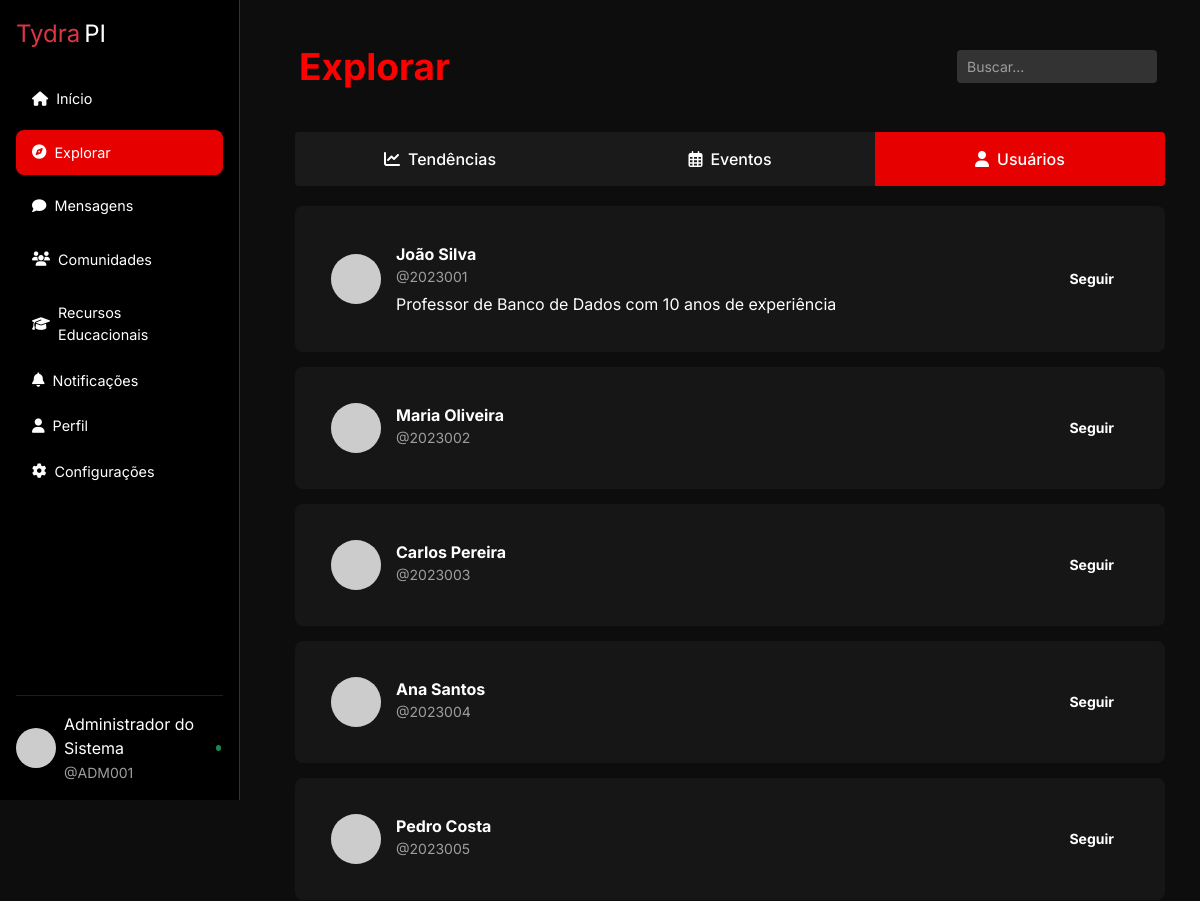
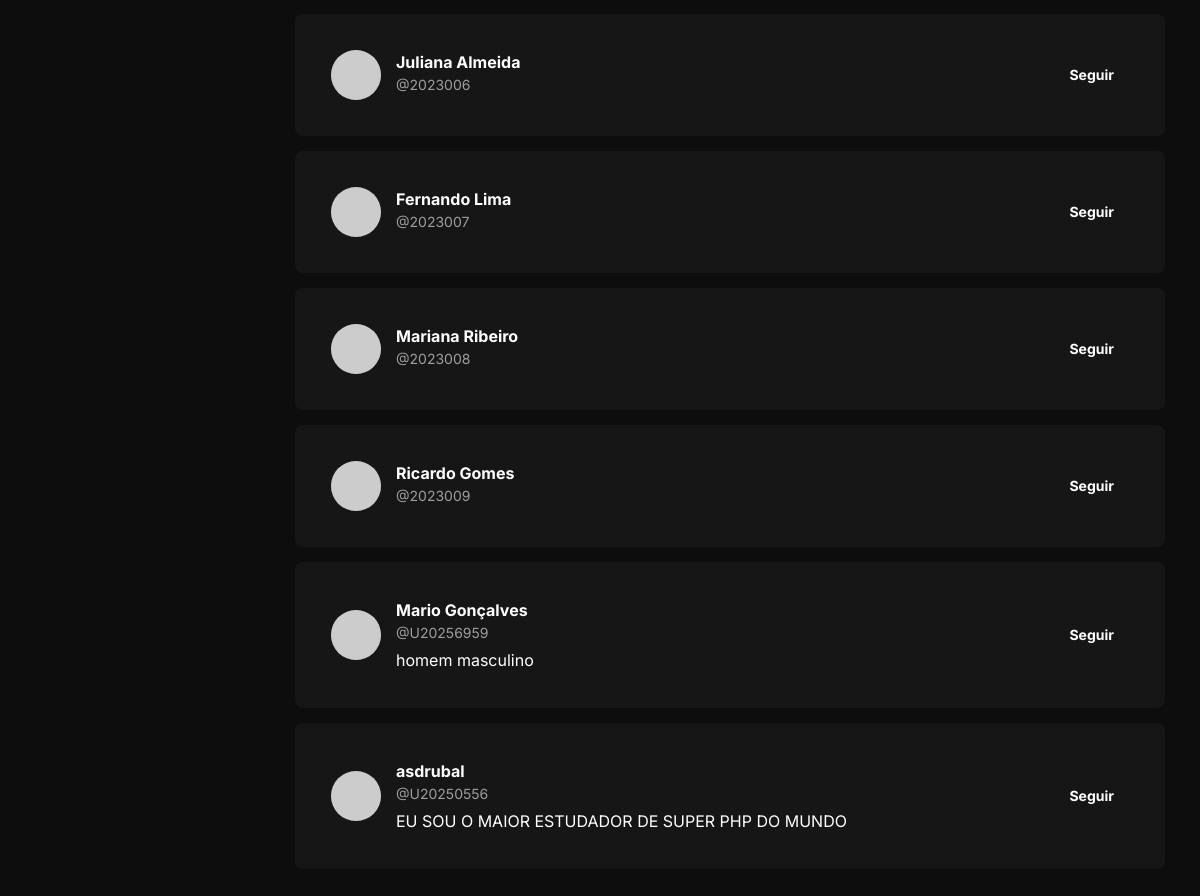
The app's page /explorar.php?tab=usuarios (signed in), older data (2 pictures, top to bottom).
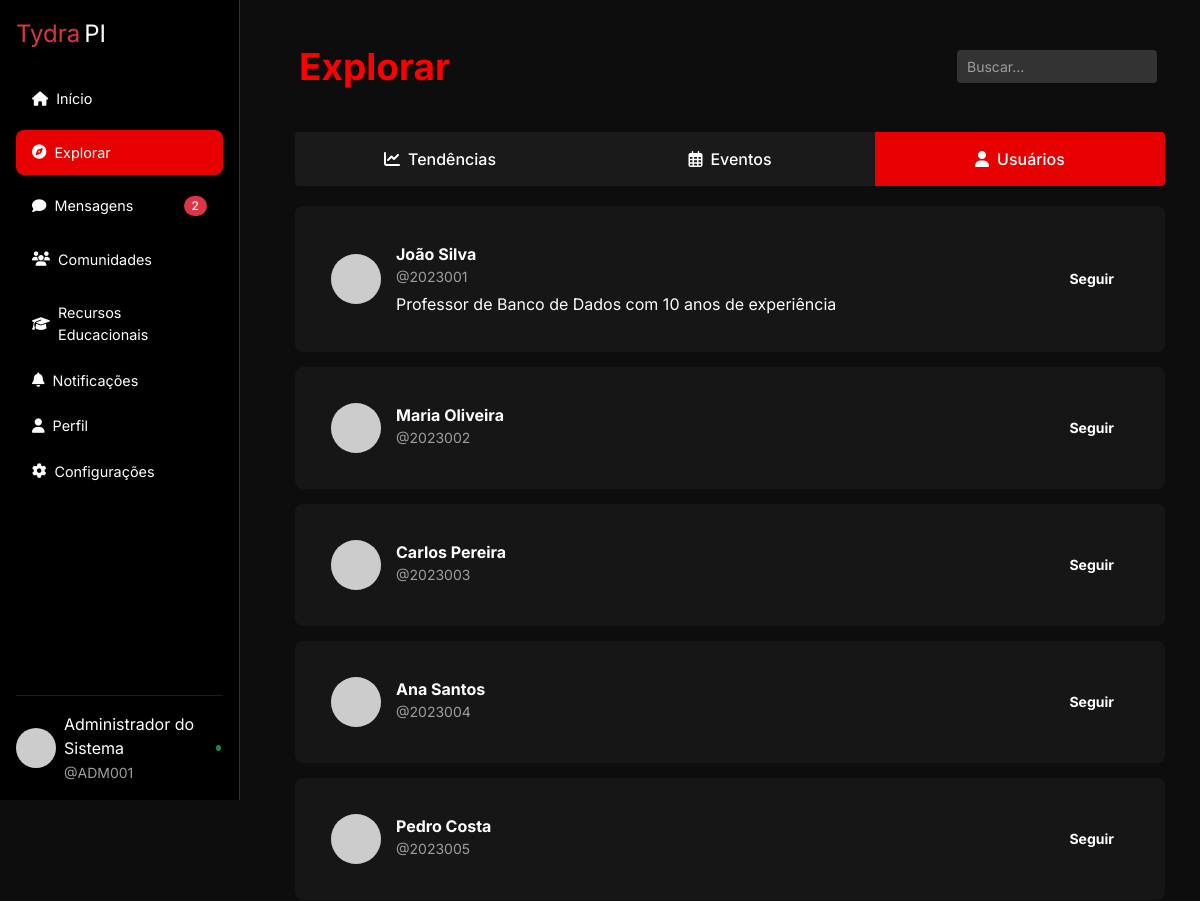
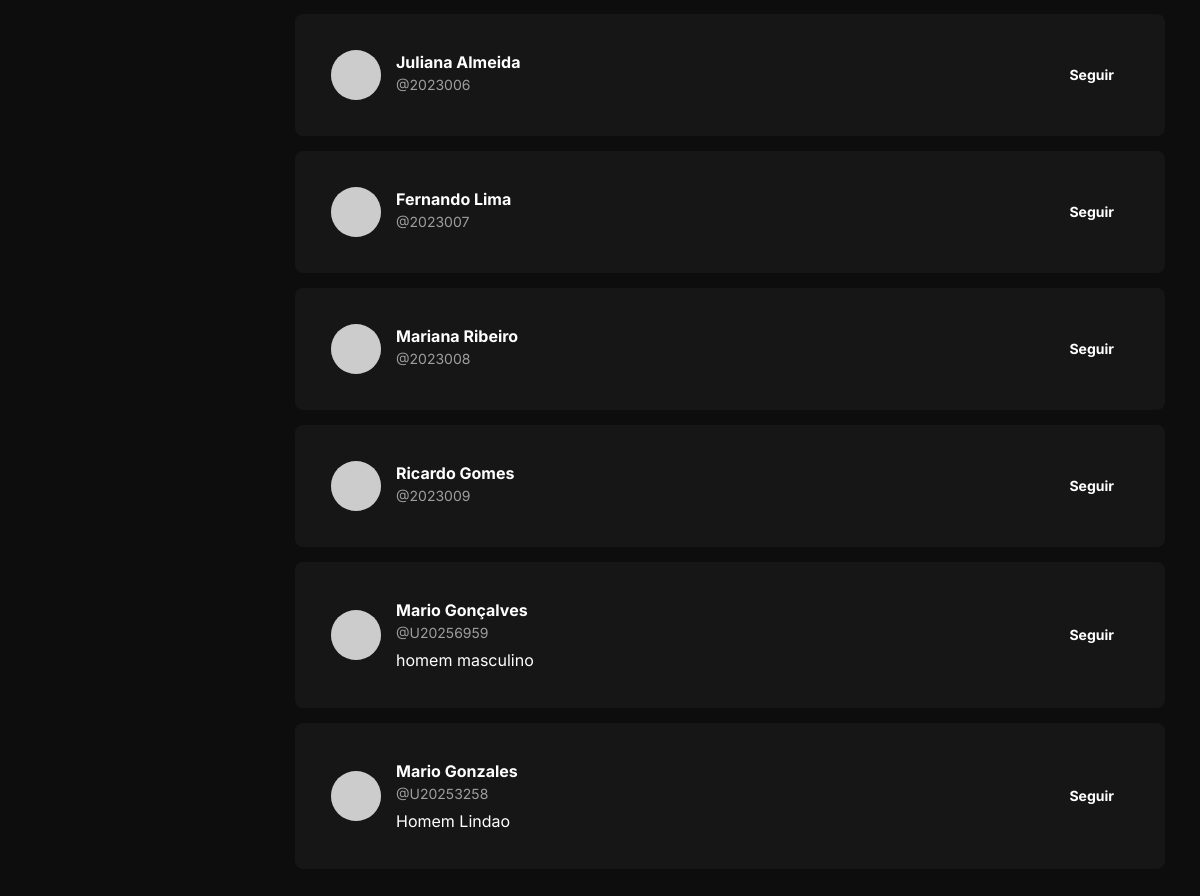
The same page, newer data (2 pictures, top to bottom).
### tables this page shows
CREATE TABLE `usuario_config` (
  `id` int(11) NOT NULL,
  `usuario_id` int(10) UNSIGNED NOT NULL,
  `bio` text DEFAULT NULL,
  `telefone` varchar(20) DEFAULT NULL,
  `created_at` timestamp NOT NULL DEFAULT current_timestamp(),
  `updated_at` timestamp NOT NULL DEFAULT current_timestamp() ON UPDATE current_timestamp()
);

CREATE TABLE `usuario` (
  `idusuario` int(10) UNSIGNED NOT NULL,
  `matricula` varchar(20) NOT NULL,
  `idade` tinyint(3) UNSIGNED NOT NULL,
  `foto` varchar(255) DEFAULT NULL,
  `email` varchar(100) NOT NULL,
  `nome` varchar(80) NOT NULL,
  `senha` varchar(255) NOT NULL,
  `data_criacao` datetime NOT NULL DEFAULT current_timestamp(),
  `status` enum('ativo','inativo') NOT NULL DEFAULT 'ativo',
  `criado_em` datetime NOT NULL DEFAULT current_timestamp(),
  `atualizado_em` datetime NOT NULL DEFAULT current_timestamp() ON UPDATE current_timestamp(),
  `admin` tinyint(1) NOT NULL DEFAULT 0
);

### functions/explorar_functions.php (called while the page is built, shortened)
<?php
function buscarUsuarios($pdo, $termoBusca = null, $usuarioAtualId, $pagina = 1, $itensPorPagina = 10) {
    $offset = ($pagina - 1) * $itensPorPagina;
    $sql = "SELECT u.idusuario, u.nome, u.matricula, u.email,
            uc.bio
            FROM usuario u
            LEFT JOIN usuario_config uc ON u.idusuario = uc.usuario_id
            WHERE u.idusuario != :usuarioAtualId
            AND u.status = 'ativo'";
    $params = [':usuarioAtualId' => $usuarioAtualId];
    $sql .= " LIMIT :offset, :limit";
    $stmt = $pdo->prepare($sql);
    foreach ($params as $key => $value) {
        $stmt->bindValue($key, $value);
    }
    $stmt->bindValue(':offset', $offset, PDO::PARAM_INT);
    $stmt->bindValue(':limit', $itensPorPagina, PDO::PARAM_INT);
    $stmt->execute();
    return $stmt->fetchAll(PDO::FETCH_ASSOC);
}
function estaSeguindo($pdo, $seguidorId, $seguidoId) {
    $sql = "SELECT COUNT(*)
            FROM usuario_seguidores
            WHERE seguidor_id = :seguidor_id AND seguido_id = :seguido_id";
    $stmt = $pdo->prepare($sql);
    $stmt->bindValue(':seguidor_id', $seguidorId, PDO::PARAM_INT);
    $stmt->bindValue(':seguido_id', $seguidoId, PDO::PARAM_INT);
    $stmt->execute();
    return $stmt->fetchColumn() > 0;
}

### functions/siderbar_functions.php (called while the page is built, shortened)
<?php
function contarMensagensNaoLidas($pdo, $usuarioId) {
    $sqlConversas = "SELECT COUNT(*) as total
                    FROM mensagens m
                    JOIN conversas c ON m.conversa_id = c.id
                    WHERE (c.usuario1_id = :usuario_id OR c.usuario2_id = :usuario_id)
                    AND m.remetente_id != :usuario_id
                    AND m.lida = 0";
    $stmt = $pdo->prepare($sqlConversas);
    $stmt->bindValue(':usuario_id', $usuarioId, PDO::PARAM_INT);
    $stmt->execute();
    $naoLidasConversas = $stmt->fetchColumn();
    $sqlGrupos = "SELECT COUNT(*) as total
                 FROM mensagens_grupo mg
                 JOIN grupo_membros gm ON mg.grupo_id = gm.grupo_id
                 WHERE gm.usuario_id = :usuario_id
                 AND mg.id > COALESCE(
                     (SELECT ultima_visualizacao
                      FROM grupo_visualizacoes
                      WHERE grupo_id = mg.grupo_id AND usuario_id = :usuario_id), 0)";
    $stmt = $pdo->prepare($sqlGrupos);
    $stmt->bindValue(':usuario_id', $usuarioId, PDO::PARAM_INT);
    $stmt->execute();
    $naoLidasGrupos = $stmt->fetchColumn();
    return $naoLidasConversas + $naoLidasGrupos;
}
?>

### explorar.php (the view, shortened to what the changed rows need)
<?php
require './functions/explorar_functions.php';
require 'includes/conexao.php';
$usuarioAtualId = isset($_SESSION['usuario_id']) ? $_SESSION['usuario_id'] : 0;
$termoBusca = isset($_GET['search']) ? trim($_GET['search']) : null;
$usuarios = buscarUsuarios($pdo, $termoBusca, $usuarioAtualId, 1, 10000);
$active_tab = isset($_GET['tab']) ? $_GET['tab'] : 'tendencias';
?>
<!DOCTYPE html>
<html lang="pt-BR">
<head>
    <link href="https://cdn.jsdelivr.net/npm/bootstrap@5.3.0-alpha1/dist/css/bootstrap.min.css" rel="stylesheet">
    <link rel="stylesheet" href="https://cdnjs.cloudflare.com/ajax/libs/font-awesome/5.15.4/css/all.min.css">
    <link rel="stylesheet" href="assets/css/style.css">
    <?php include 'includes/header.php'; ?>
</head>
<body>
    <?php include 'includes/sidebar.php' ?>
    <div class="d-flex">
        <div class="content-wrapper">
            <div class="container">
                <header class="header row">
                    <div class="col align-items-center p-3">
                        <h1>Explorar</h1>
                    </div>
                </header>
                <main class="content">
                    <?php if ($active_tab === 'tendencias'): ?>
                        <div class="tendencias-container">
                            <div class="alert alert-info">
                                As tendências serão implementadas na próxima versão.
                            </div>
                        </div>
                    <?php elseif ($active_tab === 'usuarios'): ?>
                        <div class="usuarios-container">
                            <?php foreach ($usuarios as $usuario): ?>
                                <div class="card">
                                    <div class="card-body">
                                        <div class="user-profile">
                                            <div class="avatar">
                                                <?php
                                                $nome = urlencode($usuario['nome']);
                                                $cor = substr(md5($usuario['nome']), 0, 6);
                                                ?>
                                                <img src="https://ui-avatars.com/api/?name=<?= $nome ?>&background=<?= $cor ?>&color=fff"
                                                    alt="<?= htmlspecialchars($usuario['nome']) ?>"
                                                    class="perfil-avatar-img">
                                            </div>
                                            <div class="user-info">
                                                <div class="user-name">
                                                    <?= htmlspecialchars($usuario['nome']) ?>
                                                </div>
                                                <div class="username">
                                                    @<?= htmlspecialchars($usuario['matricula']) ?>
                                                </div>
                                                <div class="user-bio"><?= htmlspecialchars($usuario['bio'] ?? '') ?></div>
                                            </div>
                                            <?php if ($usuarioAtualId && $usuarioAtualId != $usuario['idusuario']): ?>
                                                <?php if (estaSeguindo($pdo, $usuarioAtualId, $usuario['idusuario'])): ?>
                                                    <button class="btn btn-following">Seguindo</button>
                                                <?php else: ?>
                                                    <form method="POST" action="">
                                                        <button type="submit" class="btn btn-participate">Seguir</button>
                                                    </form>
                                                <?php endif; ?>
                                            <?php elseif ($usuarioAtualId == $usuario['idusuario']): ?>
                                                <button class="btn btn-outline-secondary" disabled>Você</button>
                                            <?php else: ?>
                                                <button class="btn btn-participate" disabled>Faça login</button>
                                            <?php endif; ?>
                                        </div>
                                    </div>
                                </div>
                            <?php endforeach; ?>
                        </div>
                    <?php endif; ?>
                </main>
            </div>
        </div>
    </div>
</body>
</html>

### includes/sidebar.php (shortened to what the changed rows need)
<?php
require './functions/siderbar_functions.php';
$usuarioAtualId = $_SESSION['usuario_id'] ?? null;
$totalMensagensNaoLidas = 0;
if ($usuarioAtualId) {
    $totalMensagensNaoLidas = contarMensagensNaoLidas($pdo, $usuarioAtualId);
}
?>
<nav class="sidebar d-flex flex-column p-3">
  <?php
    $currentPage = basename($_SERVER['PHP_SELF']);
  ?>
  <ul class="nav nav-pills flex-column mb-auto">
    <li>
      <a href="chat.php" class="nav-link mb-2 d-flex justify-content-between align-items-center <?= $currentPage=='chat.php'?'active':'' ?>">
        <span><i class="fas fa-comment me-2"></i>Mensagens</span>
        <?php if ($totalMensagensNaoLidas > 0): ?>
          <span class="badge bg-danger"><?= $totalMensagensNaoLidas ?></span>
        <?php endif; ?>
      </a>
    </li>
  </ul>
</nav>

Row changes from the older to the newer data that the page shows:
removed usuario_config: usuario.nome "asdrubal", usuario.matricula "U20250556", bio "EU SOU O MAIOR ESTUDADOR DE SUPER PHP DO MUNDO"
added usuario_config: usuario.nome "Mario Gonzales", usuario.matricula "U20253258", bio "Homem Lindao"
Text that changed along with them:
$totalMensagensNaoLidas: (not shown) → "2"
